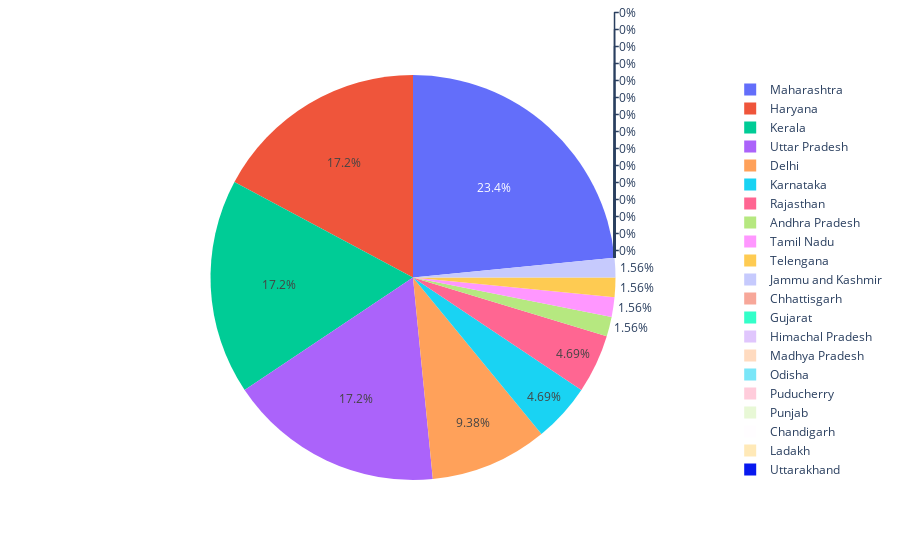

Notebook code for this chart:
### Code cell
#using plotly crating pie plot
px.pie(df,names='Name of State / UT',values='Cured')

### Figure 1 — Plotly figure (JSON) as saved in the notebook; plotly's stock layout.template omitted (floating-point values rounded to 4 significant figures)
{"data": [{"domain": {"x": [0, 1], "y": [0, 1]}, "hovertemplate": "Name of State / UT=%{label}<br>Cured=%{value}<extra></extra>", "labels": ["Andhra Pradesh", "Chhattisgarh", "Delhi", "Gujarat", "Haryana", "Himachal Pradesh", "Karnataka", "Kerala", "Madhya Pradesh", "Maharashtra", "Odisha", "Puducherry", "Punjab", "Rajasthan", "Tamil Nadu", "Telengana", "Chandigarh", "Jammu and Kashmir", "Ladakh", "Uttar Pradesh", "Uttarakhand", "West Bengal", "Bihar", "Mizoram", "Goa", "Manipur"], "legendgroup": "", "name": "", "showlegend": true, "type": "pie", "values": [1, 0, 6, 0, 11, 0, 3, 11, 0, 15, 0, 0, 0, 3, 1, 1, 0, 1, 0, 11, 0, 0, 0, 0, 0, 0]}], "layout": {"legend": {"tracegroupgap": 0}, "margin": {"t": 60}}}
